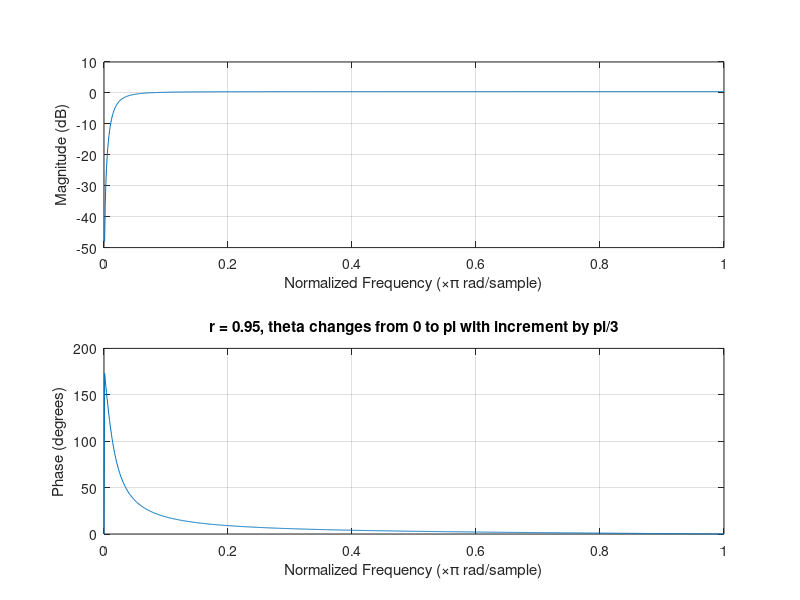
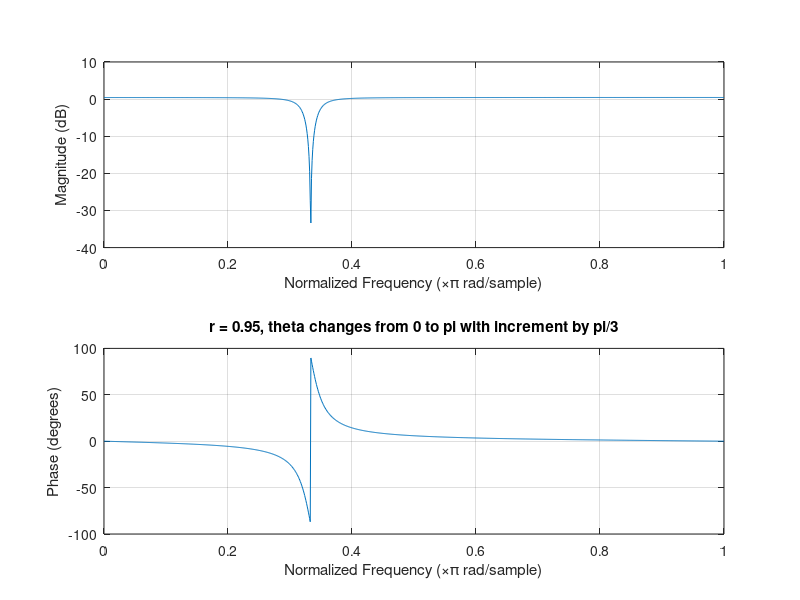
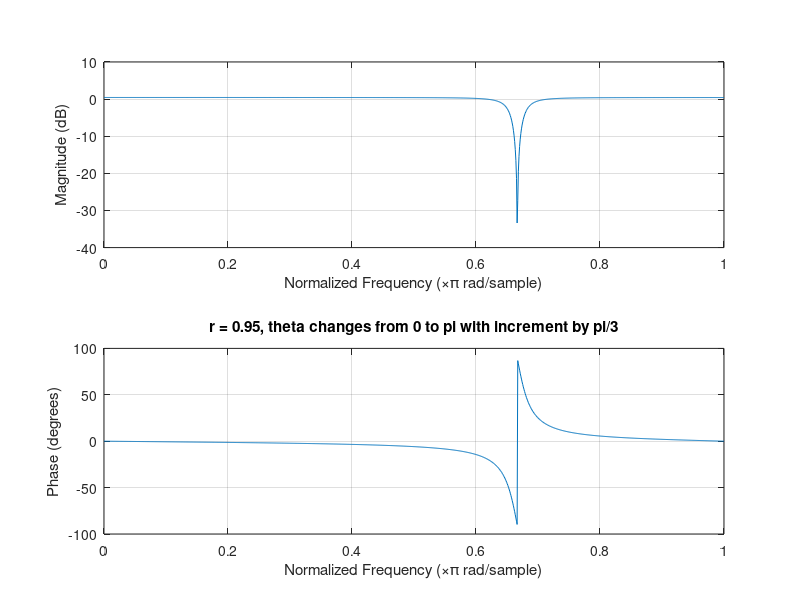
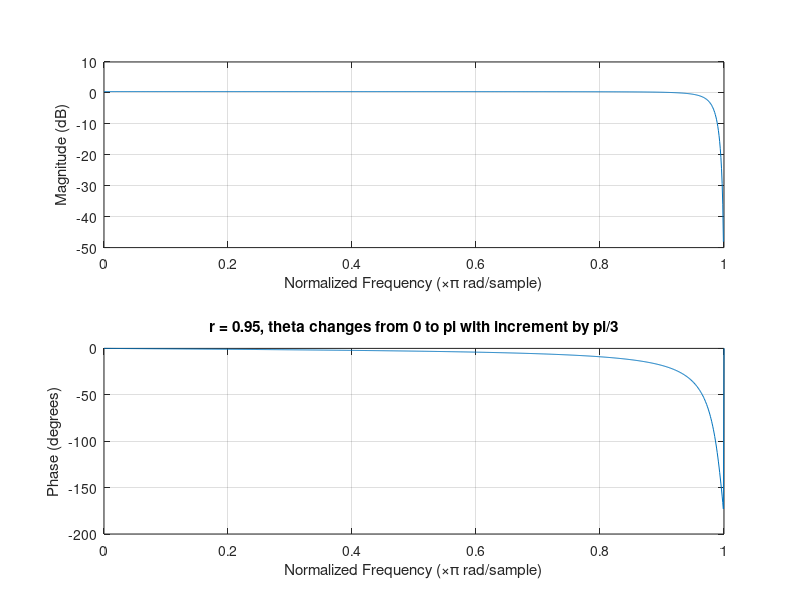

Source code (MATLAB) for these figures, in order:
r = 0.95;
n= 1001;
for theta = 0:pi/3:pi
figure;
b = [1, -(2*cos(theta)), 1];
a = [1, -(2*r*cos(theta)), r^2];
freqz(b,a,n);
title('r = 0.95, theta changes from 0 to pi with increment by pi/3');
end
